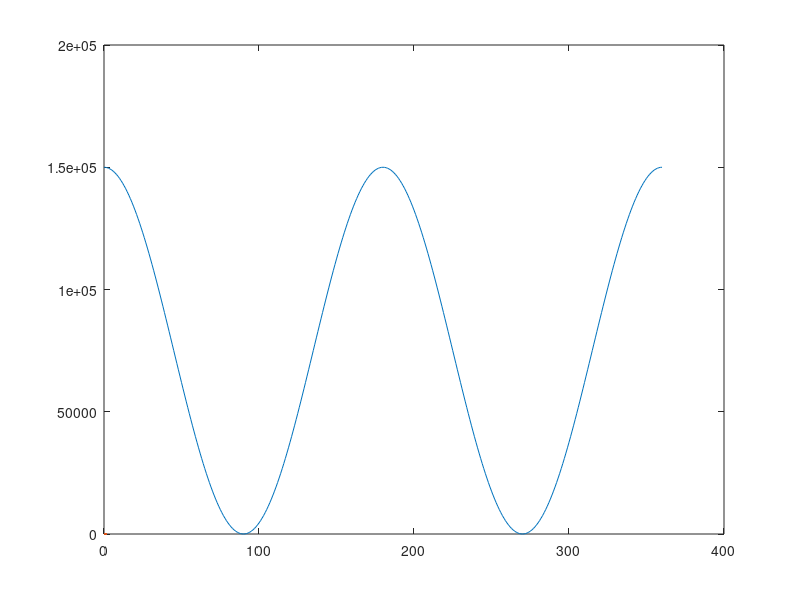

MATLAB code to generate this figure:
clear all; clc()

theta = 0:1:360;

sigman = (22.5)/(.015*.01)*(cos(theta*pi/180)).^2;

taun = [(22.5*cos(theta*pi/180)-22.5*(cos(theta*pi/180)).^3)/(.01*.015) 0 ((-22.5*(cos(theta*pi/180)).^2).*sin(theta*pi/180))/(.01*.015)];

plot(theta, sigman, linewidth=2)
%plot(theta, norm(taun), linewidth=2)